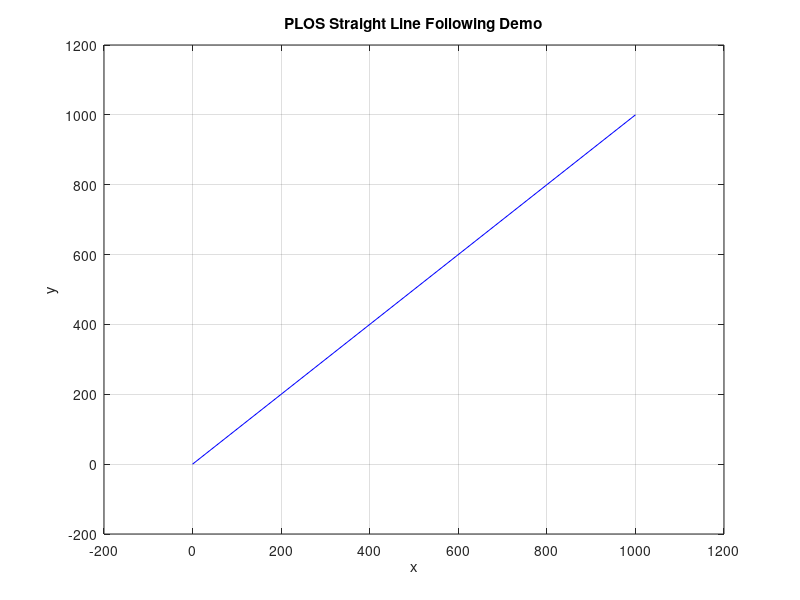

Reproduce this figure in MATLAB. (Note: this script raises an error after producing the figure.)
clear,clc,close all

% Initialize the UAV
x_usv = 10;
y_usv = 0;
v_usv = 4;
h_usv = pi/2;
delta_t = 1;

% Define vessel shape
x_shape = [0,0.3,0.7,1,0.5,0,-0.5,-1,-0.7,-0.3,0];
y_shape = [6,4.6,2,0,-1.2,-2,-1.2,0,2,4.6,6];
scale = 8;
[m_shape, n_shape] = size(x_shape);

% Initialize the straight line path
startpoint_x = 0;
startpoint_y = 0;
destination_x = 1000;
destination_y = 1000;
plot([startpoint_x destination_x], [startpoint_y destination_y],'b')
hold on

% Set the guidance algorithm parameter
k1 = 1;
k2 = 0.1;


% Initialize the plot
xlim([-200 1200])
ylim([-200 1200])
hold on
xlabel('x')
ylabel('y')
hold on
grid on
title('PLOS Straight Line Following Demo')

% The mission loop
for i = 1:1000
    x_usv = x_usv + v_usv * cos(h_usv) * delta_t;
    y_usv = y_usv + v_usv * sin(h_usv) * delta_t;
    
    %% PLOS straight line algorithm
    theta_d = atan2(destination_y - y_usv, destination_x - x_usv)
    
    if theta_d < 0 
        theta_d = theta_d + 2*pi;
    end
    
    d = -distance(x_usv,y_usv, startpoint_x,startpoint_y,destination_x, destination_y);
    
    h_usv = k1*(theta_d-h_usv) + k2*d + h_usv;
    
    % Plot the usv
    [x_usv_plot, y_usv_plot, H, G] = draw_kayaka(x_shape,y_shape,x_usv,y_usv,scale, h_usv);
    pause(0.01)
    delete(H)
    delete(G)
end
